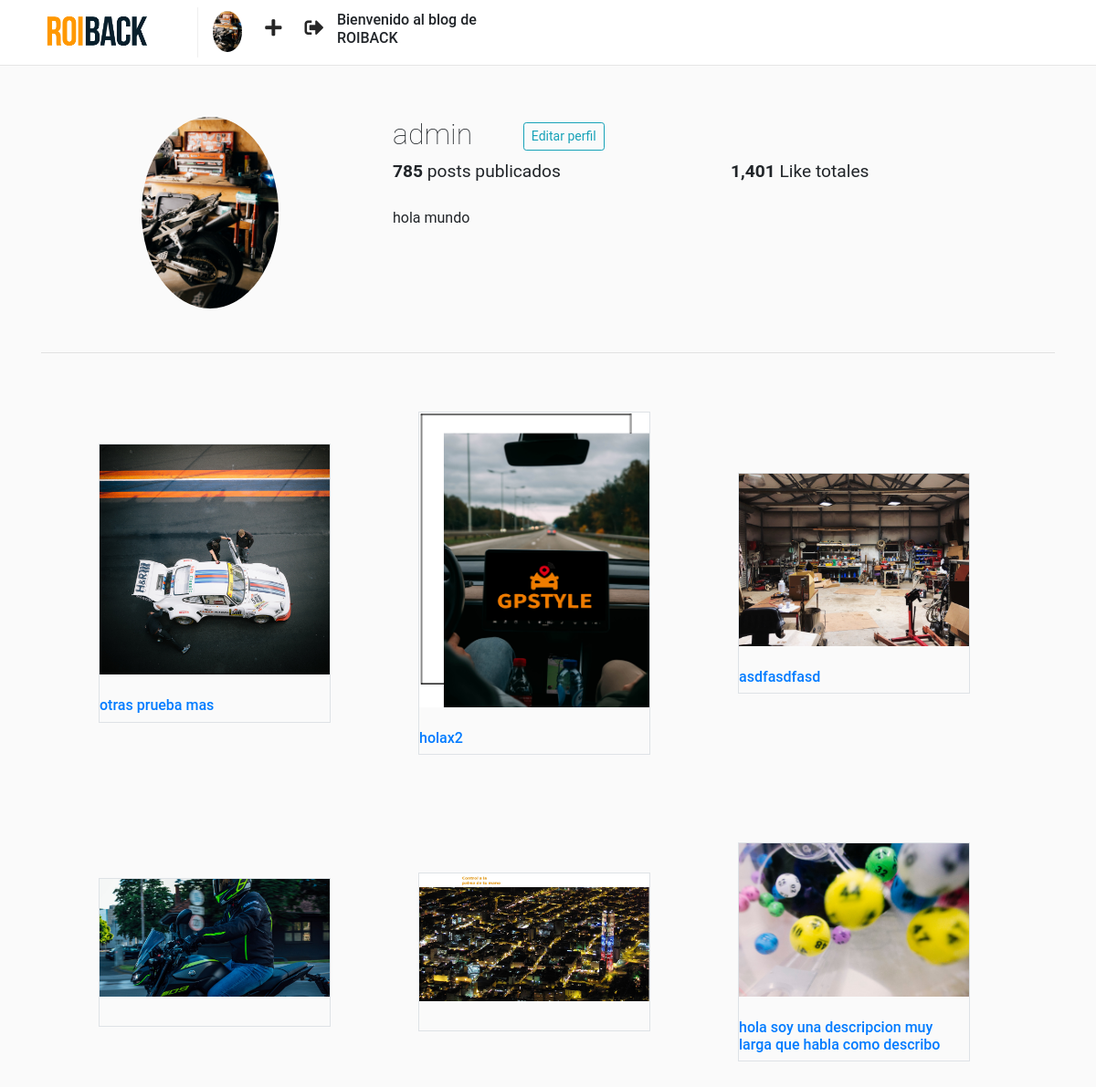
/users/admin/ (signed in), run on the app's committed database.
### users/models.py (models this page shows, shortened)
class Profile(models.Model):
    user = models.OneToOneField(User, on_delete=models.CASCADE)
    website = models.URLField(max_length=200, blank=True)
    biography = models.TextField(blank=True)
    phone_number = models.CharField(max_length=20, blank=True)
    picture = models.ImageField(
        upload_to='users/pictures',
        blank=True,
        null=True
    )
    created = models.DateTimeField(auto_now_add=True)
    modified = models.DateTimeField(auto_now=True)

### posts/models.py (models this page shows, shortened)
class Post(models.Model):
    user = models.ForeignKey(User, on_delete=models.CASCADE)
    profile = models.ForeignKey('users.Profile', on_delete=models.CASCADE)
    title = models.CharField(max_length=255)
    photo = models.ImageField(upload_to='posts/photos')
    like = models.CharField(max_length=255, blank='true')
    description = models.CharField(max_length=255, blank='true')
    created = models.DateTimeField(auto_now_add=True)
    modified = models.DateTimeField(auto_now=True)

### users/views.py (the view)
class UserDetailView(LoginRequiredMixin, DetailView):
    template_name = 'users/detail.html'
    slug_field = 'username'
    slug_url_kwarg = 'username'
    queryset = User.objects.all()
    context_object_name = 'user'
    def get_context_data(self, **kwargs):
        context = super().get_context_data(**kwargs)
        user = self.get_object()
        context['posts'] = Post.objects.filter(user=user).order_by('-created')
        return context

### templates/users/detail.html (shortened to what this page needs)
{% extends "base.html" %}
{% load static %}
{% block container %}
    <div class="container mb-5" style="margin-top: 8em;">
        <div class="row">
            <div class="col-sm-4 d-flex justify-content-center">
                {% if user.profile.picture %}
                <img src="{{ user.profile.picture.url }}"
                alt="{{ user.username }}"
                class="rounded-circle"
                width="150px"
                />
                {% else%}
                <img src="{% static 'img/default-profile.png' %}"
                alt="{{ user.username }}"
                class="rounded-circle"
                width="150px"
                />
                {% endif %}
            </div>
            <div class="col-sm-8">
                <h2 style="font-weight: 100;">
                    {{ user.username }}
                    {% if user == request.user %}
                        <a
                            href="{% url "users:update" %}"
                            class="ml-5 btn btn-sm btn-outline-info"
                        >
                            Editar perfil
                        </a>
                    {% endif %}
                </h2>
                <div class="row mt-2" style="font-size: 1.2em">
                    <div class="col-sm-6">
                        <b>{{ user.profile.posts_count }}785</b> posts publicados
                    </div>
                    <div class="col-sm-6">
                        <b>{{ user.profile.followers }}1,401</b> Like totales
                    </div>
                </div>
                <div class="row mt-4">
                    <div class="col-sm-12">
                        <p>{{ user.profile.biography }}</p>
                    </div>
                </div>
            </div>
        </div>
    </div>
    <hr>
    <div class="container" id="user-posts">
        <div class="row col-md-12">
            {% for post in posts %}
            <div class="col-sm-4 pt-5 pb-5 pr-5 pl-5 d-flex justify-content-center align-items-center">
                <a href="posts:detail" class="border">
                    <img src="{{ post.photo.url }}" alt="{{ post.title }}" class="img-fluid"/>
                    <br><br>
                    <h6>{{ post.description }}</h6>
                </a>
            </div>
            {% endfor %}
        </div>
    </div>
{% endblock %}

### templates/base.html (shortened to what this page needs)
<!DOCTYPE html>
<html lang="en">
<head>
{% load static %}
<link rel="stylesheet" href="{% static 'css/bootstrap.min.css' %}">
<link rel="stylesheet" href="https://use.fontawesome.com/releases/v5.1.0/css/all.css" />
<link rel="stylesheet" href="{% static 'css/main.css' %}" />
</head>
<body>
{% include "nav.html" %}
<div class="container mt-5">
{% block container %}
{% endblock%}
</div>
</body>
</html>

### templates/nav.html
{% load static %}
<nav class="navbar navbar-expand-lg fixed-top" id="main-navbar">
    <div class="container">
        <a class="navbar-brand pr-5" style="border-right: 1px solid #efefef;" href="{% url "posts:feed" %}">
            <img src="{% static "img/roiback.png" %}" height="45" class="d-inline-block align-top"/>
        </a>
        <div class="collapse navbar-collapse">
            <ul class="navbar-nav mr-auto col-lg-6 col-xl-6 col-md-6 col-sm-12">
                <li class="nav-item">
                    <a href="{% url "users:detail" request.user.username %}">
                    {% if request.user.profile.picture %}
                        <img src="{{ request.user.profile.picture.url }}" height="45" class="d-inline-block align-top rounded-circle"/>
                    {% else%}
                        <img src="{% static 'img/default-profile.png' %}" height="45" class="d-inline-block align-top rounded-circle"/>
                    {% endif %}
                    </a>
                </li>
                <li class="nav-item nav-icon">
                    <a href="{% url "posts:create" %}">
                        <i class="fas fa-plus"></i>
                    </a>
                </li>
                <li class="nav-item nav-icon">
                    <a href="{% url "users:logout" %}">
                        <i class="fas fa-sign-out-alt"></i>
                    </a>
                </li>
                <h6 class="col-lg-6 col-xl-6 col-md-6 col-sm-12"> Bienvenido al blog de ROIBACK </h6>
            </ul>
        </div>
    </div>
</nav>

### static/css/main.css (style rules this page uses)
html, body { background: #fafafa; height: 100%; width: 100%; font-family: 'Roboto', sans-serif; }
#main-navbar { background: #fff; border-bottom: 1px solid rgba(0,0,0,.0975); }
.nav-icon a { color: #262626; font-size: 1.3em; display: block; margin-top: .2em; margin-left: 1.2em; font-weight: 100; }

### data on the page
Post: photo (picture), description "otras prueba mas"
Post: photo (picture), description "holax2"
Post: photo (picture), description "asdfasdfasd"
Post: photo (picture)
Post: photo (picture)
Post: photo (picture), description "hola soy una descripcion muy larga que habla como describo"

### other printed values
{{ user.username }} "admin"
{{ user.profile.biography }} "hola mundo"
